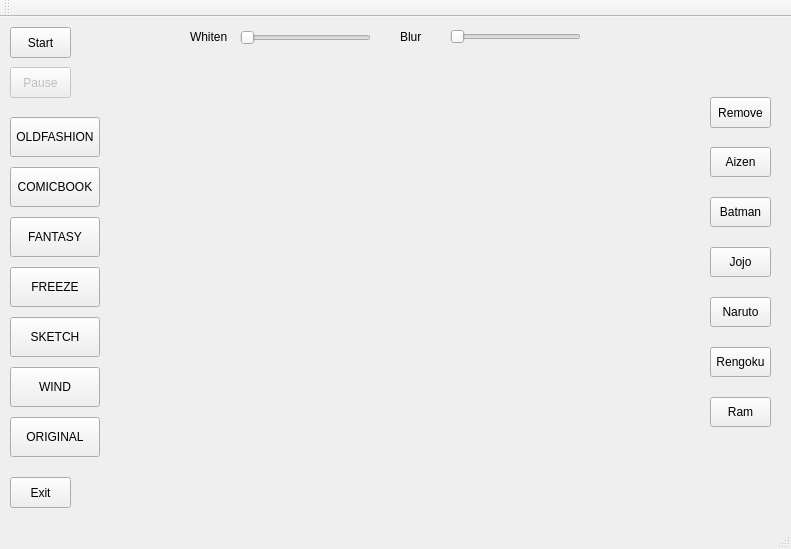
<?xml version="1.0" encoding="UTF-8"?>
<ui version="4.0">
 <class>MainWindow</class>
 <widget class="QMainWindow" name="MainWindow">
  <property name="geometry">
   <rect>
    <x>0</x>
    <y>0</y>
    <width>791</width>
    <height>549</height>
   </rect>
  </property>
  <property name="windowTitle">
   <string>Demo</string>
  </property>
  <widget class="QWidget" name="centralWidget">
   <widget class="QPushButton" name="startButton">
    <property name="geometry">
     <rect>
      <x>10</x>
      <y>10</y>
      <width>61</width>
      <height>31</height>
     </rect>
    </property>
    <property name="text">
     <string>Start</string>
    </property>
    <property name="checkable">
     <bool>false</bool>
    </property>
   </widget>
   <widget class="QPushButton" name="pauseButton">
    <property name="enabled">
     <bool>false</bool>
    </property>
    <property name="geometry">
     <rect>
      <x>10</x>
      <y>50</y>
      <width>61</width>
      <height>31</height>
     </rect>
    </property>
    <property name="text">
     <string>Pause</string>
    </property>
   </widget>
   <widget class="QLabel" name="cameraShow">
    <property name="geometry">
     <rect>
      <x>130</x>
      <y>70</y>
      <width>551</width>
      <height>361</height>
     </rect>
    </property>
    <property name="frameShape">
     <enum>QFrame::NoFrame</enum>
    </property>
    <property name="text">
     <string/>
    </property>
    <property name="alignment">
     <set>Qt::AlignCenter</set>
    </property>
   </widget>
   <widget class="QPushButton" name="quitButton">
    <property name="geometry">
     <rect>
      <x>10</x>
      <y>460</y>
      <width>61</width>
      <height>31</height>
     </rect>
    </property>
    <property name="text">
     <string>Exit</string>
    </property>
    <property name="checkable">
     <bool>false</bool>
    </property>
   </widget>
   <widget class="QPushButton" name="aizenDecoration">
    <property name="enabled">
     <bool>true</bool>
    </property>
    <property name="geometry">
     <rect>
      <x>710</x>
      <y>130</y>
      <width>61</width>
      <height>30</height>
     </rect>
    </property>
    <property name="text">
     <string>Aizen</string>
    </property>
    <property name="checkable">
     <bool>true</bool>
    </property>
    <property name="autoExclusive">
     <bool>true</bool>
    </property>
   </widget>
   <widget class="QPushButton" name="releaseDecoration">
    <property name="enabled">
     <bool>true</bool>
    </property>
    <property name="geometry">
     <rect>
      <x>710</x>
      <y>80</y>
      <width>61</width>
      <height>31</height>
     </rect>
    </property>
    <property name="text">
     <string>Remove</string>
    </property>
    <property name="shortcut">
     <string notr="true"/>
    </property>
    <property name="checkable">
     <bool>true</bool>
    </property>
    <property name="autoExclusive">
     <bool>true</bool>
    </property>
   </widget>
   <widget class="QLabel" name="whitenLabel">
    <property name="enabled">
     <bool>true</bool>
    </property>
    <property name="geometry">
     <rect>
      <x>190</x>
      <y>10</y>
      <width>41</width>
      <height>20</height>
     </rect>
    </property>
    <property name="text">
     <string>Whiten</string>
    </property>
   </widget>
   <widget class="QSlider" name="blurSlider">
    <property name="enabled">
     <bool>true</bool>
    </property>
    <property name="geometry">
     <rect>
      <x>450</x>
      <y>10</y>
      <width>131</width>
      <height>20</height>
     </rect>
    </property>
    <property name="maximum">
     <number>30</number>
    </property>
    <property name="orientation">
     <enum>Qt::Horizontal</enum>
    </property>
   </widget>
   <widget class="QSlider" name="whitenSlider">
    <property name="enabled">
     <bool>true</bool>
    </property>
    <property name="geometry">
     <rect>
      <x>240</x>
      <y>10</y>
      <width>131</width>
      <height>21</height>
     </rect>
    </property>
    <property name="maximum">
     <number>5</number>
    </property>
    <property name="orientation">
     <enum>Qt::Horizontal</enum>
    </property>
   </widget>
   <widget class="QLabel" name="blurLabel">
    <property name="enabled">
     <bool>true</bool>
    </property>
    <property name="geometry">
     <rect>
      <x>400</x>
      <y>10</y>
      <width>41</width>
      <height>20</height>
     </rect>
    </property>
    <property name="text">
     <string>Blur</string>
    </property>
   </widget>
   <widget class="QPushButton" name="filter_OLDFASHION">
    <property name="enabled">
     <bool>true</bool>
    </property>
    <property name="geometry">
     <rect>
      <x>10</x>
      <y>100</y>
      <width>90</width>
      <height>40</height>
     </rect>
    </property>
    <property name="text">
     <string>OLDFASHION</string>
    </property>
   </widget>
   <widget class="QPushButton" name="filter_COMICBOOK">
    <property name="enabled">
     <bool>true</bool>
    </property>
    <property name="geometry">
     <rect>
      <x>10</x>
      <y>150</y>
      <width>90</width>
      <height>40</height>
     </rect>
    </property>
    <property name="text">
     <string>COMICBOOK</string>
    </property>
   </widget>
   <widget class="QPushButton" name="filter_FANTASY">
    <property name="enabled">
     <bool>true</bool>
    </property>
    <property name="geometry">
     <rect>
      <x>10</x>
      <y>200</y>
      <width>90</width>
      <height>40</height>
     </rect>
    </property>
    <property name="text">
     <string>FANTASY</string>
    </property>
   </widget>
   <widget class="QPushButton" name="filter_FREEZE">
    <property name="enabled">
     <bool>true</bool>
    </property>
    <property name="geometry">
     <rect>
      <x>10</x>
      <y>250</y>
      <width>90</width>
      <height>40</height>
     </rect>
    </property>
    <property name="text">
     <string>FREEZE</string>
    </property>
   </widget>
   <widget class="QPushButton" name="filter_SKETCH">
    <property name="enabled">
     <bool>true</bool>
    </property>
    <property name="geometry">
     <rect>
      <x>10</x>
      <y>300</y>
      <width>90</width>
      <height>40</height>
     </rect>
    </property>
    <property name="text">
     <string>SKETCH</string>
    </property>
   </widget>
   <widget class="QPushButton" name="filter_WIND">
    <property name="enabled">
     <bool>true</bool>
    </property>
    <property name="geometry">
     <rect>
      <x>10</x>
      <y>350</y>
      <width>90</width>
      <height>40</height>
     </rect>
    </property>
    <property name="text">
     <string>WIND</string>
    </property>
   </widget>
   <widget class="QPushButton" name="batmanDecoration">
    <property name="enabled">
     <bool>true</bool>
    </property>
    <property name="geometry">
     <rect>
      <x>710</x>
      <y>180</y>
      <width>61</width>
      <height>30</height>
     </rect>
    </property>
    <property name="text">
     <string>Batman</string>
    </property>
    <property name="checkable">
     <bool>true</bool>
    </property>
    <property name="autoExclusive">
     <bool>true</bool>
    </property>
   </widget>
   <widget class="QPushButton" name="jojoDecoration">
    <property name="enabled">
     <bool>true</bool>
    </property>
    <property name="geometry">
     <rect>
      <x>710</x>
      <y>230</y>
      <width>61</width>
      <height>30</height>
     </rect>
    </property>
    <property name="text">
     <string>Jojo</string>
    </property>
    <property name="checkable">
     <bool>true</bool>
    </property>
    <property name="autoExclusive">
     <bool>true</bool>
    </property>
   </widget>
   <widget class="QPushButton" name="narutoDecoration">
    <property name="enabled">
     <bool>true</bool>
    </property>
    <property name="geometry">
     <rect>
      <x>710</x>
      <y>280</y>
      <width>61</width>
      <height>30</height>
     </rect>
    </property>
    <property name="text">
     <string>Naruto</string>
    </property>
    <property name="checkable">
     <bool>true</bool>
    </property>
    <property name="autoExclusive">
     <bool>true</bool>
    </property>
   </widget>
   <widget class="QPushButton" name="rengokuDecoration">
    <property name="enabled">
     <bool>true</bool>
    </property>
    <property name="geometry">
     <rect>
      <x>710</x>
      <y>330</y>
      <width>61</width>
      <height>30</height>
     </rect>
    </property>
    <property name="text">
     <string>Rengoku</string>
    </property>
    <property name="checkable">
     <bool>true</bool>
    </property>
    <property name="autoExclusive">
     <bool>true</bool>
    </property>
   </widget>
   <widget class="QPushButton" name="tanjiroDecoration">
    <property name="enabled">
     <bool>true</bool>
    </property>
    <property name="geometry">
     <rect>
      <x>710</x>
      <y>380</y>
      <width>61</width>
      <height>30</height>
     </rect>
    </property>
    <property name="text">
     <string>Ram</string>
    </property>
    <property name="checkable">
     <bool>true</bool>
    </property>
    <property name="autoExclusive">
     <bool>true</bool>
    </property>
   </widget>
   <widget class="QPushButton" name="filter_ORIGINAL">
    <property name="enabled">
     <bool>true</bool>
    </property>
    <property name="geometry">
     <rect>
      <x>10</x>
      <y>400</y>
      <width>90</width>
      <height>40</height>
     </rect>
    </property>
    <property name="text">
     <string>ORIGINAL</string>
    </property>
   </widget>
   <widget class="QLabel" name="imageLabel">
    <property name="geometry">
     <rect>
      <x>640</x>
      <y>0</y>
      <width>151</width>
      <height>68</height>
     </rect>
    </property>
    <property name="text">
     <string/>
    </property>
   </widget>
  </widget>
  <widget class="QMenuBar" name="menuBar">
   <property name="enabled">
    <bool>false</bool>
   </property>
   <property name="geometry">
    <rect>
     <x>0</x>
     <y>0</y>
     <width>791</width>
     <height>24</height>
    </rect>
   </property>
  </widget>
  <widget class="QToolBar" name="mainToolBar">
   <property name="enabled">
    <bool>false</bool>
   </property>
   <attribute name="toolBarArea">
    <enum>TopToolBarArea</enum>
   </attribute>
   <attribute name="toolBarBreak">
    <bool>false</bool>
   </attribute>
  </widget>
  <widget class="QStatusBar" name="statusBar"/>
 </widget>
 <layoutdefault spacing="6" margin="11"/>
 <resources/>
 <connections/>
</ui>
